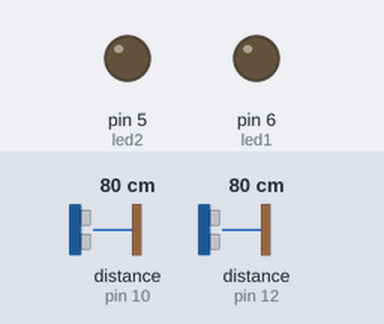
Bench run of a sketch on a simulated Arduino Uno, built with avr-gcc and run on an emulated ATmega328P. Parts: output pins drawn as LEDs (lit = HIGH). Wiring (inferred from the names in the program): 2 × ultrasonic range finder: trigger pin 11, echo pin 10 / trigger pin 13, echo pin 12. The inputs (shaded band) are chosen by the test bench; at power-on: distance to the obstacle (sensors on pin 10, pin 12) 80 cm. The echo pulse lasts 58.3 µs per cm; pins used as bus, display or sensor lines are not drawn; what the sketch prints to the serial monitor is not drawn.

Above: at 1.8 s.
1.9 s: distance to the obstacle (sensor on pin 10) set to 11 cm
3.4 s: distance to the obstacle (sensor on pin 10) set to 8 cm
At 4.4 s:
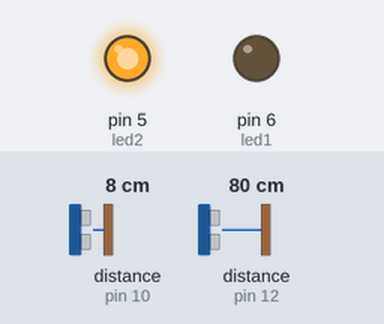
5.5 s: distance to the obstacle (sensor on pin 12) set to 11 cm
7.2 s: distance to the obstacle (sensor on pin 12) set to 8 cm
At 9.2 s:
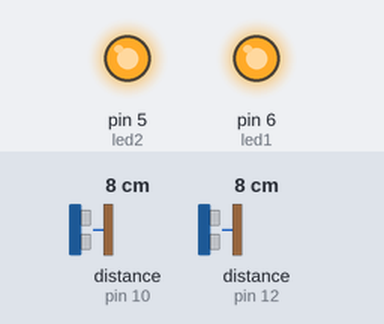
9.5 s: distance to the obstacle (sensor on pin 10) set to 18 cm
At 11.0 s:
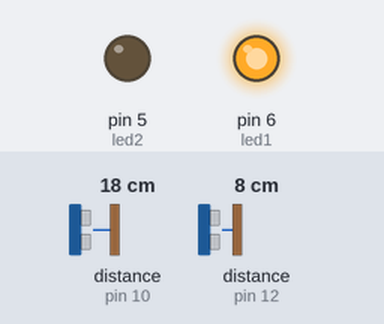
11.5 s: distance to the obstacle (sensor on pin 10) set to 2 cm
At 12.7 s:
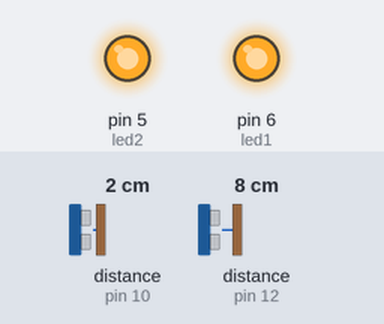
Timing chart, 0 to 14.5 s (numbered marks = the images above; inputs shaded):
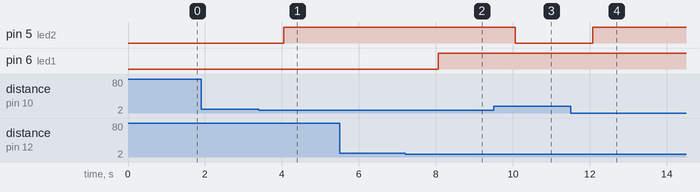

The sketch:

Topics.ino
```cpp
#include <Ultrasonic.h>

#define pino_trigger1 13 //VERDE
#define pino_echo1 12
#define pino_trigger2 11 //VERMELHO
#define pino_echo2 10
#define led1 6 //VERDE
#define led2 5 //VERMELHO

Ultrasonic ultrasonic1(pino_trigger1, pino_echo1);
Ultrasonic ultrasonic2(pino_trigger2, pino_echo2);

void setup() {
  Serial.begin(9600);
  pinMode(led1, OUTPUT);
  pinMode(led2, OUTPUT);
}

void loop() {
  float cmMsec1, cmMsec2;
  long microsec1 = ultrasonic1.timing();
  long microsec2 = ultrasonic2.timing();
  cmMsec1 = ultrasonic1.convert(microsec1, Ultrasonic::CM);
  cmMsec2 = ultrasonic2.convert(microsec2, Ultrasonic::CM);
  Serial.print(cmMsec1);
  Serial.print("~");
  Serial.print(cmMsec2);
  Serial.print("^");

  if(cmMsec1 < 10) digitalWrite(led1, HIGH);
  else digitalWrite(led1, LOW);
  if(cmMsec2 < 10) digitalWrite(led2, HIGH);
  else digitalWrite(led2, LOW);
  delay(1000);
}
```

Measured:
- the behaviour switches between 10 and 9 cm on distance to the obstacle (sensor on pin 10) (found by bisection; images 0 and 1)
- the behaviour switches between 10 and 9 cm on distance to the obstacle (sensor on pin 12) (found by bisection; images 1 and 2)
- after the input at 1.9 s, every drawn part: stays the same
- after the input at 3.4 s, pin 5 (led2): LOW → HIGH after 0.64 s
- after the input at 5.5 s, every drawn part: stays the same
- after the input at 7.2 s, pin 6 (led1): LOW → HIGH after 0.86 s
- after the input at 9.5 s, pin 5 (led2): HIGH → LOW after 0.57 s
- after the input at 11.5 s, pin 5 (led2): LOW → HIGH after 0.57 s
